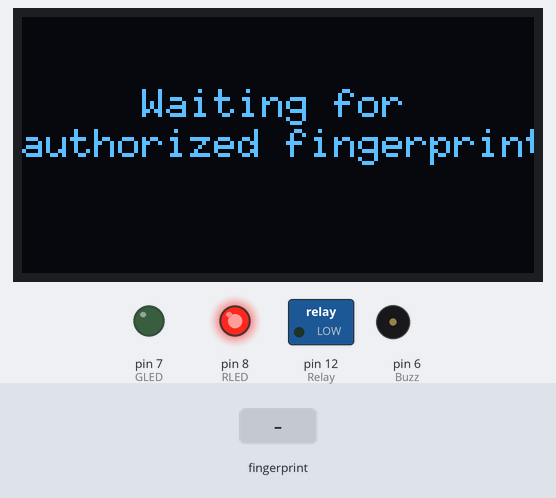
Simulated run of this sketch. Board: Arduino Uno, built with avr-gcc and run on an emulated ATmega328P. On the bench: 128×64 one-colour display, switched loads named in the sketch (green lamp = pin HIGH), output pins drawn as LEDs (lit = HIGH), buzzer (waves = sounding). The test bench sets the inputs (shaded band). What the sketch prints to the serial monitor is not drawn.

Above: at 2.2 s.
2.3 s: finger stored as number 1 placed on the sensor
At 3.9 s:
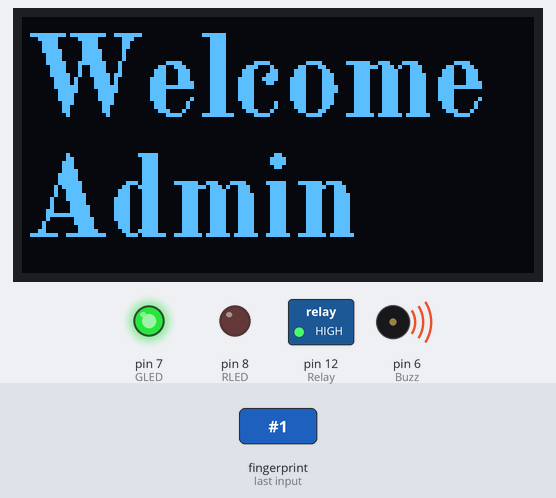
At 5.7 s:
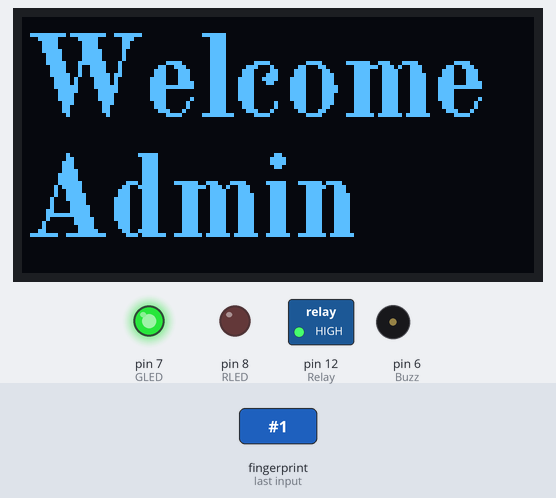
Timing chart, 0 to 9.7 s (numbered marks = the images above; inputs shaded):
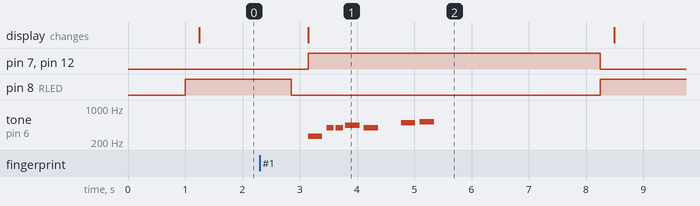

The sketch:

fingerprint_oled.ino
```cpp
/*
	uses fingerprints to identifiy and welcome users.
	uses an OLED screen to write on.
	cannot be used to add unidentified users.
	will also play music when a known user is welcomed.

*/


#include <Adafruit_Fingerprint.h>
#include <SoftwareSerial.h>
#include "pitches.h"
#include "U8glib.h"

U8GLIB_SH1106_128X64 u8g(U8G_I2C_OPT_NONE);
SoftwareSerial mySerial(2, 3);


int i; //stage number + ID number
#define GLED 7
#define RLED 8
#define Buzz 6
#define Relay 12


void setup() {
    i = -2;

    pinMode(GLED,OUTPUT);
    pinMode(RLED,OUTPUT);
    pinMode(Buzz,OUTPUT);
    pinMode(Relay,OUTPUT);

//Fingerprint sensor module setup
    Serial.begin(9600);
// set the data rate for the sensor serial port
    Adafruit_Fingerprint finger = Adafruit_Fingerprint(&mySerial);
    finger.begin(57600);
    if (finger.verifyPassword()) {
        Serial.println("Found fingerprint sensor!");
    }
    else {
        Serial.println("Did not find fingerprint sensor :(");
        while (1) {
            delay(1);
        }
    }
//OLED
    u8g.setColorIndex(1); // Instructs the display to draw with a pixel on.
}

void loop() {

  if(i == -2)
  {
    u8g.firstPage();
    do {
       displayMainScreen();
    } while( u8g.nextPage() );
  }
  int i = getFingerprintIDez();
  Serial.println(i);
  if( i != -3)
  {
    u8g.firstPage();
    do {
       PrintName(i);
    } while( u8g.nextPage() );
    if(i == -1)
    {
      unauthorizedPrint();
      unauthorizedPrint();
    }
    else displayUserGreeting();
    i = -2;
  }
}


// returns -1 if failed, otherwise returns ID #
int getFingerprintIDez() {
    Adafruit_Fingerprint finger = Adafruit_Fingerprint(&mySerial);
    uint8_t p = finger.getImage();
    if (p != FINGERPRINT_OK && p == FINGERPRINT_NOFINGER)
      return -3;
    if (p != FINGERPRINT_OK) return -1;
    p = finger.image2Tz();
    if (p != FINGERPRINT_OK) return -1;
    p = finger.fingerFastSearch();
    if (p != FINGERPRINT_OK) return -1;
// found a match!
    Serial.print("Found ID #");
    Serial.print(finger.fingerID);
    Serial.print(" with confidence of ");
    Serial.println(finger.confidence);
    return finger.fingerID;
}

void displayMainScreen() {
  u8g.setFont(u8g_font_6x10);
  digitalWrite(RLED,HIGH);
  u8g.setPrintPos(30, 25);
  u8g.print( "Waiting for ");
  u8g.setPrintPos(0, 35);
  u8g.print("authorized fingerprint");
}

void unauthorizedPrint()
{
  digitalWrite(RLED,HIGH);
  digitalWrite(Buzz,HIGH);
  delay(250);
  digitalWrite(RLED,LOW);
  digitalWrite(Buzz,LOW);
  delay(250);
}

void displayUserGreeting() {
  digitalWrite(GLED,HIGH);
  digitalWrite(Relay,HIGH);
  music();
  delay(2500);
  digitalWrite(GLED,LOW);
  digitalWrite(Relay,LOW);
}

void music() {
  int melody[] = {
      NOTE_C4,NOTE_G4,NOTE_G4,NOTE_A4,NOTE_G4,0,NOTE_B4,NOTE_C5,0
  };
  // note durations: 4 = quarter note, 8 = eighth note, etc.:
  int noteDurations[] = { 4, 8, 8, 4, 4, 4, 4, 4,4};
  // iterate over the notes of the melody:
  for (int thisNote = 0; thisNote < 9; thisNote++) {
      //to calculate the note duration, take one second divided by the
      // note type.
      //e.g. quarter note = 1000 / 4, eighth note = 1000/8, etc.
      int noteDuration = 1000 / noteDurations[thisNote];
      tone(Buzz, melody[thisNote], noteDuration);
      // to distinguish the notes, set a minimum time between them.
      // the note's duration + 30% seems to work well:
      int pauseBetweenNotes = noteDuration * 1.30;
      delay(pauseBetweenNotes);
// stop the tone playing:
      noTone(Buzz);
    }
}

void PrintName(int i){
    u8g.setFont(u8g_font_osb21);
    if (i == -1)
    {
      u8g.setFont(u8g_font_unifont);
      u8g.setPrintPos(28,35);
      u8g.print("UNKNOWN!");
      return;
    }
    u8g.setPrintPos(0, 25);
    u8g.print( "Welcome ");
    digitalWrite(RLED,LOW);
    int fingerprintID = i;
    u8g.setPrintPos(0, 55);
    if(fingerprintID == 1) {
        u8g.print( "Admin" );
    }
    else if(fingerprintID == 6) {
        u8g.print( "Ruba" );
    }
    else if(fingerprintID == 7) {
        u8g.print( "Ameer" );

    }else u8g.print( "Guest" );

}
```

Measured:
- after the input at 2.3 s, pin 7 (GLED): LOW → HIGH after 0.85 s, → LOW 5.1 s later; pin 8 (RLED): HIGH → LOW after 0.56 s, → HIGH 5.4 s later
